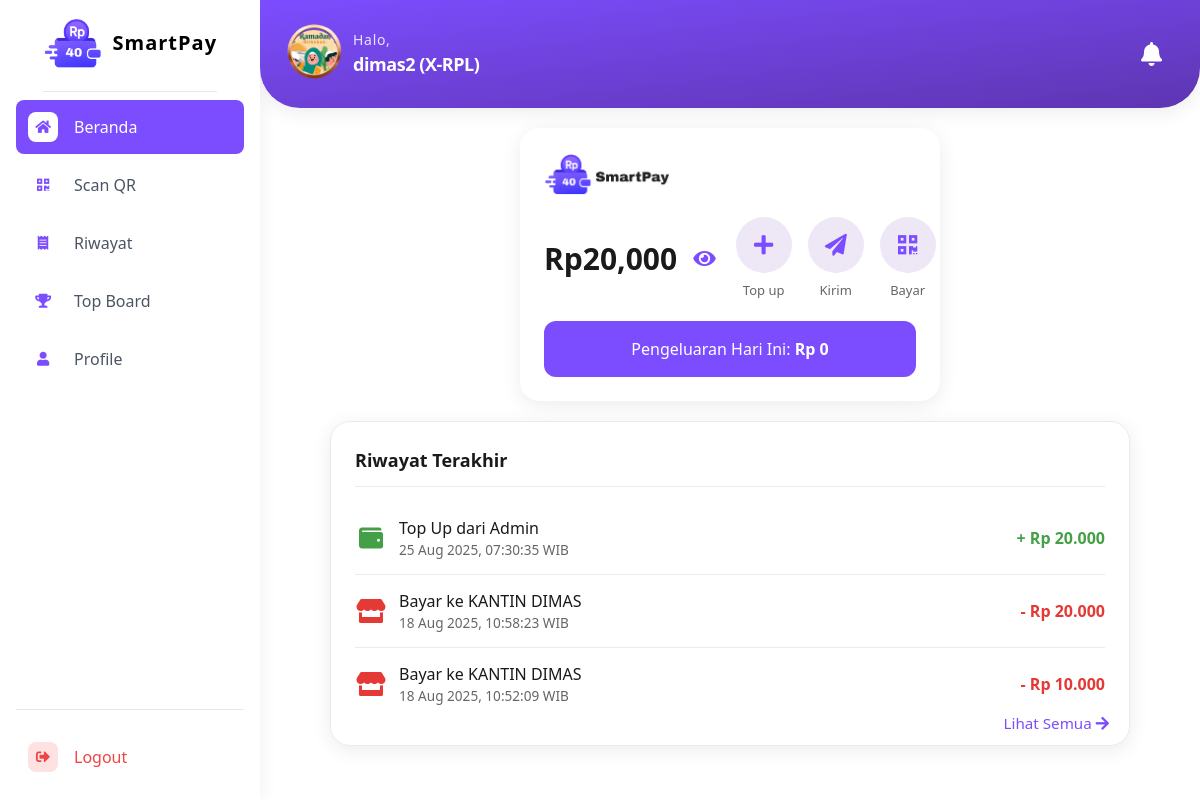
The page /dashboard (signed in) on the database its author committed.
### app.py (models this page shows, shortened)
class User(db.Model, UserMixin):
    id = db.Column(db.Integer, primary_key=True)
    username = db.Column(db.String(80), unique=True, nullable=False)
    password_hash = db.Column(db.String(128), nullable=False)
    role = db.Column(db.String(10), nullable=False)
    balance = db.Column(db.Float, nullable=False, default=0.0)
    profile_pic_filename = db.Column(db.String(100), nullable=True, default=None)
    kelas = db.Column(db.String(5), nullable=True)
    jurusan = db.Column(db.String(10), nullable=True)
    plain_password = db.Column(db.String(128))
    is_active = db.Column(db.Boolean, nullable=False, default=True)
    active_border_id = db.Column(db.Integer, db.ForeignKey('border.id'), nullable=True)
    active_border = db.relationship('Border', backref=db.backref('users', lazy=True))
    pin_transfer = db.Column(db.String(6), nullable=True)
    credential_id = db.Column(db.String(255), nullable=True)  # Untuk WebAuthn
    webauthn_enabled = db.Column(db.Boolean, default=False)   # Status fitur WebAuthn
    email = db.Column(db.String(255), nullable=True)
    email_verified = db.Column(db.Boolean, default=False)

class Transaction(db.Model):
    id = db.Column(db.Integer, primary_key=True)
    user_id = db.Column(db.Integer, db.ForeignKey('user.id'), nullable=False)
    related_user_id = db.Column(
        db.Integer, db.ForeignKey('user.id'), nullable=True)
    timestamp = db.Column(db.DateTime, nullable=False, default=datetime.utcnow)
    type = db.Column(db.String(20), nullable=False)
    amount = db.Column(db.Float, nullable=False)
    user_balance_before = db.Column(db.Float, nullable=False)
    user_balance_after = db.Column(db.Float, nullable=False)
    description = db.Column(db.String(200), nullable=True)
    user = db.relationship('User', foreign_keys=[user_id], backref=db.backref(
        'transactions', lazy='dynamic'))
    related_user = db.relationship('User', foreign_keys=[related_user_id])

### app.py (the view)
@app.route('/dashboard')
@login_required
def dashboard():
    if current_user.webauthn_enabled and not session.get('device_verified'):
        return redirect(url_for('verify_device'))
    if current_user.role != 'siswa':
        return redirect(url_for('admin_dashboard_content'))
    today = datetime.utcnow().date()
    recent_transactions = (Transaction.query
        .filter(or_(
            Transaction.user_id == current_user.id,
            Transaction.related_user_id == current_user.id
        ))
        .order_by(Transaction.timestamp.desc())
        .limit(5)
        .all())
    todays_spending = (Transaction.query
        .filter(
            Transaction.user_id == current_user.id,
            Transaction.type.in_(['payment', 'transfer']),
            func.date(Transaction.timestamp) == today
        )
        .with_entities(func.sum(Transaction.amount))
        .scalar() or 0)
    recent_notifications = (Notification.query
    .filter(Notification.user_id == current_user.id)
    .order_by(Notification.timestamp.desc())
    .all())
    filtered_notifications = []
    for notif in recent_notifications:
        if 'border' not in notif.message.lower():
            filtered_notifications.append(notif)
        elif current_user.jurusan and current_user.jurusan.lower() in notif.message.lower():
            filtered_notifications.append(notif)
        filtered_notifications = filtered_notifications[:3]
    unread_count = (Notification.query
        .filter(
            Notification.user_id == current_user.id,
            Notification.is_read == False
        )
        .count())
    return render_template('siswa/dashboard_siswa.html',
                        recent_transactions=recent_transactions,
                        todays_spending=todays_spending,
                        unread_count=unread_count,
                        recent_notifications=filtered_notifications,
                        active_page='dashboard',)

### templates/siswa/dashboard_siswa.html (shortened to what this page needs)
{% extends 'base_siswa.html' %}
{% block content %}
<div class="p-0">
    <div class="bg-gradient-to-br from-[#7c4dff] to-[#5e35b1] text-white p-5 md:p-[30px] rounded-b-[40px] flex justify-between items-center sticky top-0 z-[1000] shadow-[0_4px_20px_rgba(0,0,0,0.08)]">
        <div class="flex items-center gap-[15px]">
            <div class="profile-icon-header relative w-12 h-12 rounded-full flex items-center justify-center overflow-visible hover:scale-105 hover:shadow-[0_0_15px_rgba(255,255,255,0.3)]">
                {% if current_user.active_border %}
                    <div class="profile-border-overlay absolute -top-4 -left-[10px] -right-[10px] -bottom-[10px] z-[3] pointer-events-none flex items-center justify-center">
                    </div>
                {% endif %}
                {% if current_user.profile_pic_filename %}
                    <a href="{{ url_for('profile') }}">
                        <img src="{{ url_for('static', filename='profile_pics/' + current_user.profile_pic_filename) }}?v={{ range(1, 1000) | random }}" alt="P" class="profile-img-main w-12 h-12 rounded-full object-cover z-[2]">
                    </a>
                {% else %}
                    <i class="fas fa-user text-[22px] text-white"></i>
                {% endif %}
            </div>
            <div class="flex flex-col">
                <span class="greeting text-sm opacity-85 tracking-wider">Halo,</span>
                <span class="user-name text-lg font-semibold tracking-tight">{{ current_user.username }}{% if current_user.kelas and current_user.jurusan %} ({{ current_user.kelas }}-{{ current_user.jurusan }}){% endif %}</span>
            </div>
        </div>
        <div class="header-icons flex gap-5 items-center">
    <div class="notification-icon-wrapper relative z-[1100]">
        <a href="#" id="notif-bell-btn" title="Notifikasi" class="text-white text-2xl p-2 hover:text-[#ede7f6] transition-colors duration-300">
            <span class="icon-placeholder"><i class="fas fa-bell"></i></span>
                </a>
            </div>
        </div>
    </div>
    <div class="balance-card bg-white mx-auto mt-[30px] rounded-[20px] p-6 w-[90%] max-w-[420px] shadow-[0_4px_20px_rgba(0,0,0,0.08)] relative hover:-translate-y-[5px] transition-transform duration-300 animate-slideIn md:w-[95%] md:mt-5">
        <div class="logo flex items-center gap-3 mb-5">
            <img src="{{ url_for('static', filename='images/logo.png') }}" alt="Logo DimasCash" class="h-[45px] w-auto">
        </div>
        <div class="balance-info flex justify-between items-center my-5 gap-5">
    <div class="balance-label text-2xl md:text-3xl font-bold text-[#1a1a1a] flex-grow flex items-center gap-2">
    <span id="saldo-text"><span id="saldo-rp">Rp</span><span id="saldo-angka">{{ "{:,.0f}".format(current_user.balance) }}</span></span>
    <button id="toggle-saldo" type="button" class="ml-2 focus:outline-none">
        <i id="eye-icon" class="fas fa-eye text-[#7c4dff] text-xl"></i>
    </button>
</div>
<div class="balance-actions flex justify-between gap-4">
    <a href="{{ url_for('request_topup') }}"
       class="action-item flex flex-col items-center no-underline text-[#1a1a1a] hover:scale-105 transition-transform duration-300"
       title="Info Top Up">
        <div class="action-icon bg-[#ede7f6] text-[#7c4dff]
                    w-12 h-12 sm:w-14 sm:h-14
                    rounded-full flex justify-center items-center
                    text-[18px] sm:text-[22px]
                    hover:bg-[#7c4dff] hover:text-white hover:shadow-[0_0_15px_rgba(124,77,255,0.3)]
                    transition-all duration-300">
            <i class="fas fa-plus"></i>
        </div>
        <span class="action-label mt-2 text-[11px] sm:text-[13px] text-[#666] font-medium">Top up</span>
    </a>
    <a href="{{ url_for('transfer_user') }}"
       class="action-item flex flex-col items-center no-underline text-[#1a1a1a] hover:scale-105 transition-transform duration-300"
       title="Transfer/Kirim Saldo">
        <div class="action-icon bg-[#ede7f6] text-[#7c4dff]
                    w-12 h-12 sm:w-14 sm:h-14
                    rounded-full flex justify-center items-center
                    text-[18px] sm:text-[22px]
                    hover:bg-[#7c4dff] hover:text-white hover:shadow-[0_0_15px_rgba(124,77,255,0.3)]
                    transition-all duration-300">
            <i class="fas fa-paper-plane"></i>
        </div>
        <span class="action-label mt-2 text-[11px] sm:text-[13px] text-[#666] font-medium">Kirim</span>
    </a>
    <a href="{{ url_for('pay_vendor') }}"
       class="action-item flex flex-col items-center no-underline text-[#1a1a1a] hover:scale-105 transition-transform duration-300"
       title="Bayar/Scan QR">
        <div class="action-icon bg-[#ede7f6] text-[#7c4dff]
                    w-12 h-12 sm:w-14 sm:h-14
                    rounded-full flex justify-center items-center
                    text-[18px] sm:text-[22px]
                    hover:bg-[#7c4dff] hover:text-white hover:shadow-[0_0_15px_rgba(124,77,255,0.3)]
                    transition-all duration-300">
            <i class="fas fa-qrcode"></i>
        </div>
        <span class="action-label mt-2 text-[11px] sm:text-[13px] text-[#666] font-medium">Bayar</span>
    </a>
</div>
        </div>
        <div class="spending-section bg-[#7c4dff] text-white p-4 rounded-xl mt-5 text-center text-base font-medium hover:bg-[#5e35b1] transition-colors duration-300">
            Pengeluaran Hari Ini: <strong class="font-bold">{{ todays_spending | rupiah }}</strong>
        </div>
    </div>
    {% set low_balance_threshold = 10000.0 %}
    <div class="history-preview-card bg-white rounded-[20px] w-[90%] max-w-[800px] mx-auto my-5 p-6 shadow-[0_4px_20px_rgba(0,0,0,0.08)] border border-[#e8ecef] relative hover:-translate-y-[5px] transition-transform duration-300 animate-slideIn md:w-[95%]">
        <h4 class="m-0 mb-[15px] text-lg font-semibold text-[#1a1a1a] border-b border-[#e8ecef] pb-3">Riwayat Terakhir</h4>
        {% if recent_transactions %}
            <ul class="history-preview-list p-0 m-0">
                {% for tx in recent_transactions[:3] %}
                <li class="flex justify-between items-center py-[14px] border-b border-[#e8ecef] last:border-b-0">
                    <div class="history-detail flex items-center gap-3">
                        {% if tx.type == 'payment' %}
                            <span class="icon payment text-[#e53935] text-2xl w-8 text-center"><i class="fas fa-store"></i></span>
                        {% elif tx.type == 'topup' %}
                            <span class="icon topup text-[#43a047] text-2xl w-8 text-center"><i class="fas fa-wallet"></i></span>
                        {% else %}
                            <span class="icon text-2xl w-8 text-center"><i class="fas fa-receipt"></i></span>
                        {% endif %}
                        <div>
                            {% if tx.user_id == current_user.id %}
                                {% if tx.type == 'payment' %} <span class="tx-desc font-medium text-[#1a1a1a] block">Bayar ke {{ tx.related_user.username if tx.related_user else 'N/A' }}</span>
                                {% elif tx.type == 'cashout_vendor' %} <span class="tx-desc font-medium text-[#1a1a1a] block">Cash Out ke Admin</span>
                                {% else %} <span class="tx-desc font-medium text-[#1a1a1a] block">{{ tx.type.capitalize() }}</span>
                                {% endif %}
                            {% elif tx.related_user_id == current_user.id %}
                                {% if tx.type == 'topup' %} <span class="tx-desc font-medium text-[#1a1a1a] block">Top Up dari Admin</span>
                                {% else %} <span class="tx-desc font-medium text-[#1a1a1a] block">{{ tx.type.capitalize() }} Diterima</span>
                                {% endif %}
                            {% endif %}
                            <span class="tx-time text-[0.85em] text-[#666]">{{ tx.timestamp | wib }}</span>
                        </div>
                    </div>
                    <div class="history-amount font-semibold whitespace-nowrap {% if tx.user_id == current_user.id and tx.type != 'topup' %}text-[#e53935]{% else %}text-[#43a047]{% endif %}">
                        {% if tx.user_id == current_user.id and tx.type != 'topup' %}-{% else %}+{% endif %}
                        {{ tx.amount|rupiah }}
                    </div>
                </li>
                {% endfor %}
            </ul>
        {% else %}
            <p class="text-center text-[#666] text-[0.9em] py-5">Belum ada transaksi terbaru.</p>
        {% endif %}
        {% if recent_transactions %}
        <a href="{{ url_for('riwayat_siswa') }}" class="view-all-history absolute bottom-[10px] right-5 text-[0.95em] text-[#7c4dff] no-underline font-medium hover:text-[#5e35b1] hover:underline transition-colors duration-200">Lihat Semua <i class="fas fa-arrow-right"></i></a>
        {% endif %}
    </div>
</div>
{% endblock %}

### rows shown on the page
User: profile_pic_filename (picture), username "dimas2", kelas "X", jurusan "RPL", balance "20,000"
Transaction: type "topup" (drawn), timestamp|wib "25 Aug 2025, 07:30:35 WIB", amount|rupiah "Rp 20.000"
Transaction: type "payment" (drawn), related_user "KANTIN DIMAS", timestamp|wib "18 Aug 2025, 10:58:23 WIB", amount|rupiah "Rp 20.000"
Transaction: type "payment" (drawn), related_user "KANTIN DIMAS", timestamp|wib "18 Aug 2025, 10:52:09 WIB", amount|rupiah "Rp 10.000"

### other values the page prints
{{ todays_spending | rupiah }} "Rp 0"
